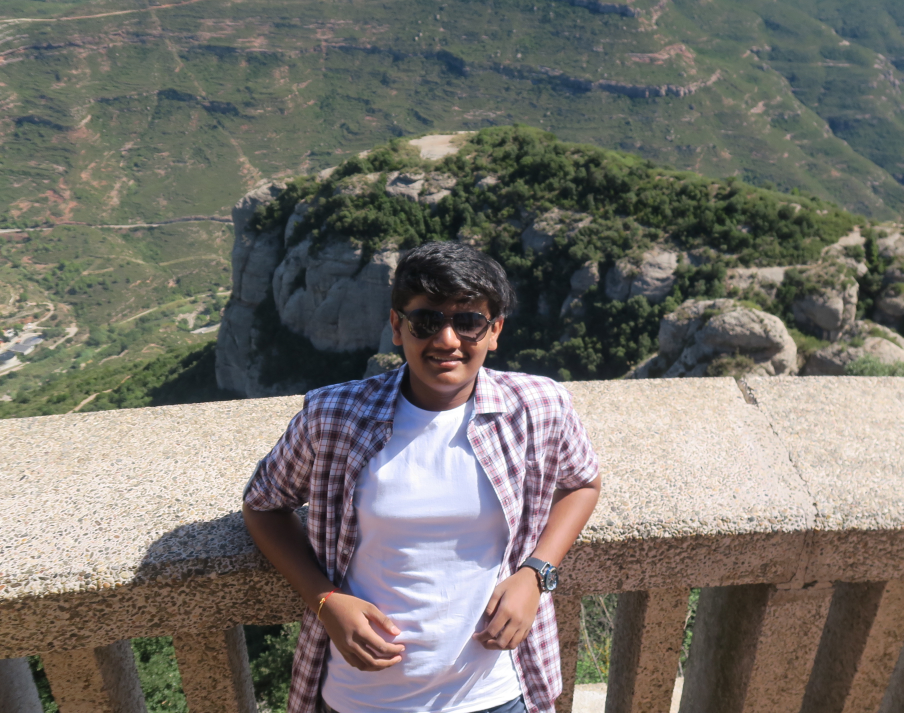
#> input picture Resources/Aayush.JPG, 3614 x 2852 px, given in place of the camera (shown at 1/4 size)
$ python virtualPaint.py
#> lines starting #> are read from the running program, lines starting #| are printed output that depends on the picture; after the words box and inside, x2 and y2 are one past the last pixel; in counts of white or black regions, pixels touching at a corner belong together
#> further down, img is the input picture: shape (2852, 3614, 3); mean B, G, R 108.1, 113.9, 117.2
# references https://youtu.be/WQeoO7MI0Bs

import cv2
import numpy as np


cap = cv2.VideoCapture(0)
cap.set(3,640) #setting width
cap.set(4,480) #setting height
cap.set(10,100) #setting brightness

myColors = [ [9,63,79,42,255,255],  # green
             [143,0,203,179,192,255] ]    #pink

myColorValues = [ [0,255,0], #bgr  green
                  [255,0,255] ] # pink

myPoints = []    #[ x, y, colorId]

def findColor(img,myColors,myColorValues):
    imgHSV = cv2.cvtColor(img, cv2.COLOR_RGB2HSV)
#> imgHSV: shape (2852, 3614, 3); mean H, S, V 79.2, 52.2, 124.7
    count = 0
    newPoints = []
    for color in myColors:
        lower = np.array(color[0:3])
        upper = np.array(color[3:6])
        mask = cv2.inRange(imgHSV, lower, upper)
        x,y = getContours(mask)
        cv2.circle(imgResult,(x,y),10,myColorValues[count],cv2.FILLED)
        if x != 0 and y!=0:
            newPoints.append([x,y,count])
        count += 1
#> this loop made 2 passes
#> (x, y) on passes 1 to 2: (1894, 0), (2151, 1498)
#> pass 1, in findColor, `mask = cv2.inRange(imgHSV, lower, upper)`:
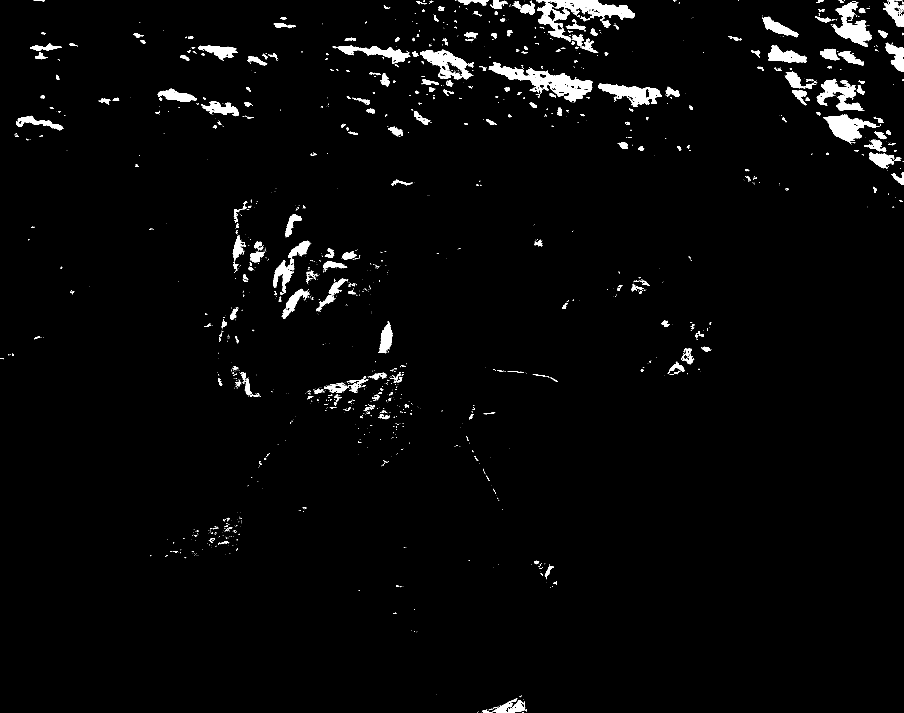
#> mask: shape (2852, 3614) (shown at 1/4 size); 2.4% white; 2539 white regions (2113 under 20 px), largest, box (x1, y1, x2, y2) and area: (1955, 249, 2372, 409) 19522, (2148, 0, 2540, 80) 12299, (3326, 4, 3487, 188) 11644
#> pass 2, in findColor, `mask = cv2.inRange(imgHSV, lower, upper)`:
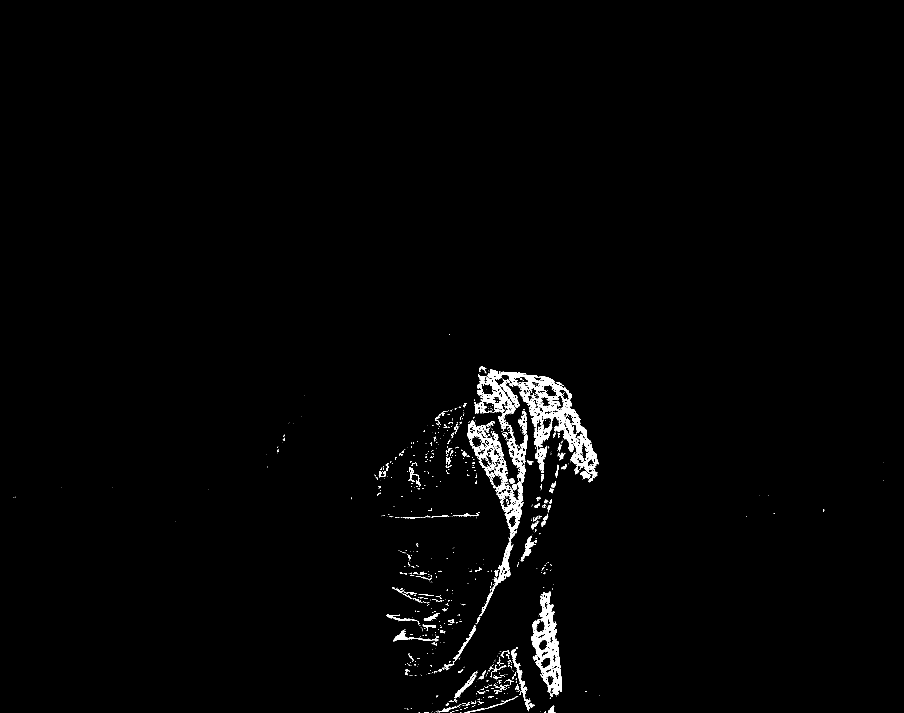
#> mask: shape (2852, 3614) (shown at 1/4 size); 1.2% white; 1339 white regions (1062 under 20 px), largest, box (x1, y1, x2, y2) and area: (1910, 1477, 2396, 1910) 40949, (1869, 1683, 2093, 2464) 19619, (2125, 2416, 2248, 2781) 16760
#> after the loop:
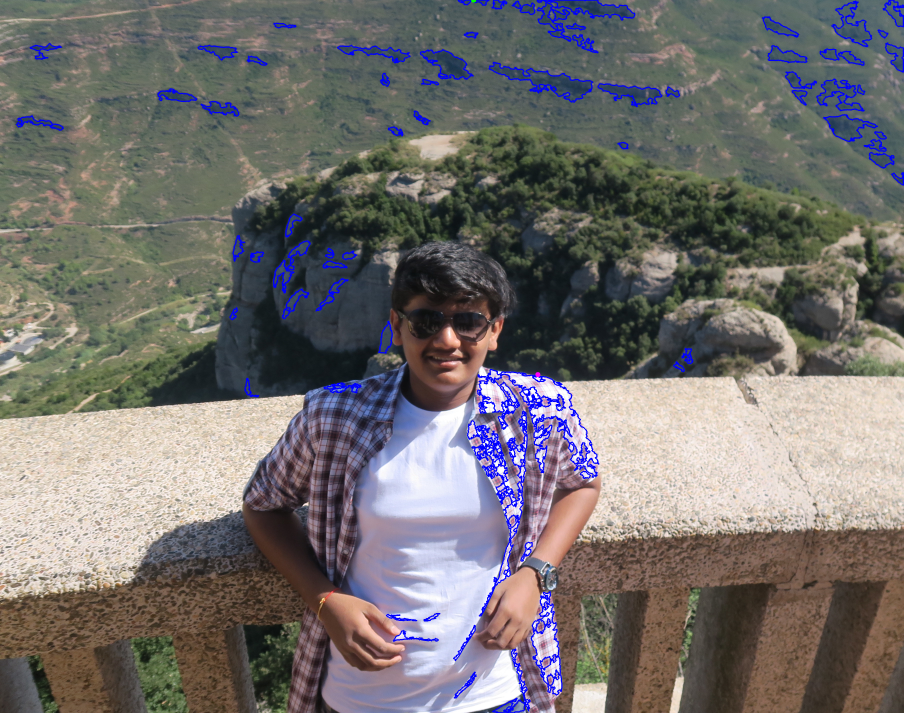
#> imgResult: shape (2852, 3614, 3) (shown at 1/4 size); mean B, G, R 110.2, 111.3, 114.7
#> after the loop, count = 2; newPoints = [[2151, 1498, 1]]
        #cv2.imshow(str(color[0]), mask)
    return newPoints

def getContours(img):
    contours, hierarchy = cv2.findContours(img,cv2.RETR_EXTERNAL,cv2.CHAIN_APPROX_NONE) #getting individual contours
    x,y,w,h = 0,0,0,0
    for cnt in contours:
        area = cv2.contourArea(cnt) #getting area of each contour
        if area > 500:
            cv2.drawContours(imgResult, cnt, -1, (255, 0, 0), 3) #drawing each contour
            peri = cv2.arcLength(cnt,True) #finding length of each contour
            approx = cv2.approxPolyDP(cnt,0.02*peri,True) #finds location of each points
            objCor = len(approx)
            x, y, w, h = cv2.boundingRect(approx)  #gives the (x,y) and width, height of each shapes
    return x+w//2,y

def drawOnCanvas(myPoints, myColorValues):
    for points in myPoints:
        cv2.circle(imgResult, (points[0], points[1]), 10, myColorValues[points[2]], cv2.FILLED)

while True:
    success, img = cap.read()
    imgResult = img.copy()
    newPoints = findColor(img,myColors,myColorValues)
#> newPoints = [[2151, 1498, 1]]
    if len(newPoints) != 0:
        for newP in newPoints:
            myPoints.append(newP)
#> this loop made 1 pass
#> after the loop, myPoints = [[2151, 1498, 1]]
    if len(myPoints) != 0:
        drawOnCanvas(myPoints,myColorValues)
#> the loop in drawOnCanvas, `for points in myPoints:` made 1 pass

    cv2.imshow("Webcam", imgResult)
    if cv2.waitKey(1) & 0xFF == ord('q'):
#> (key q is pressed here)
        break
